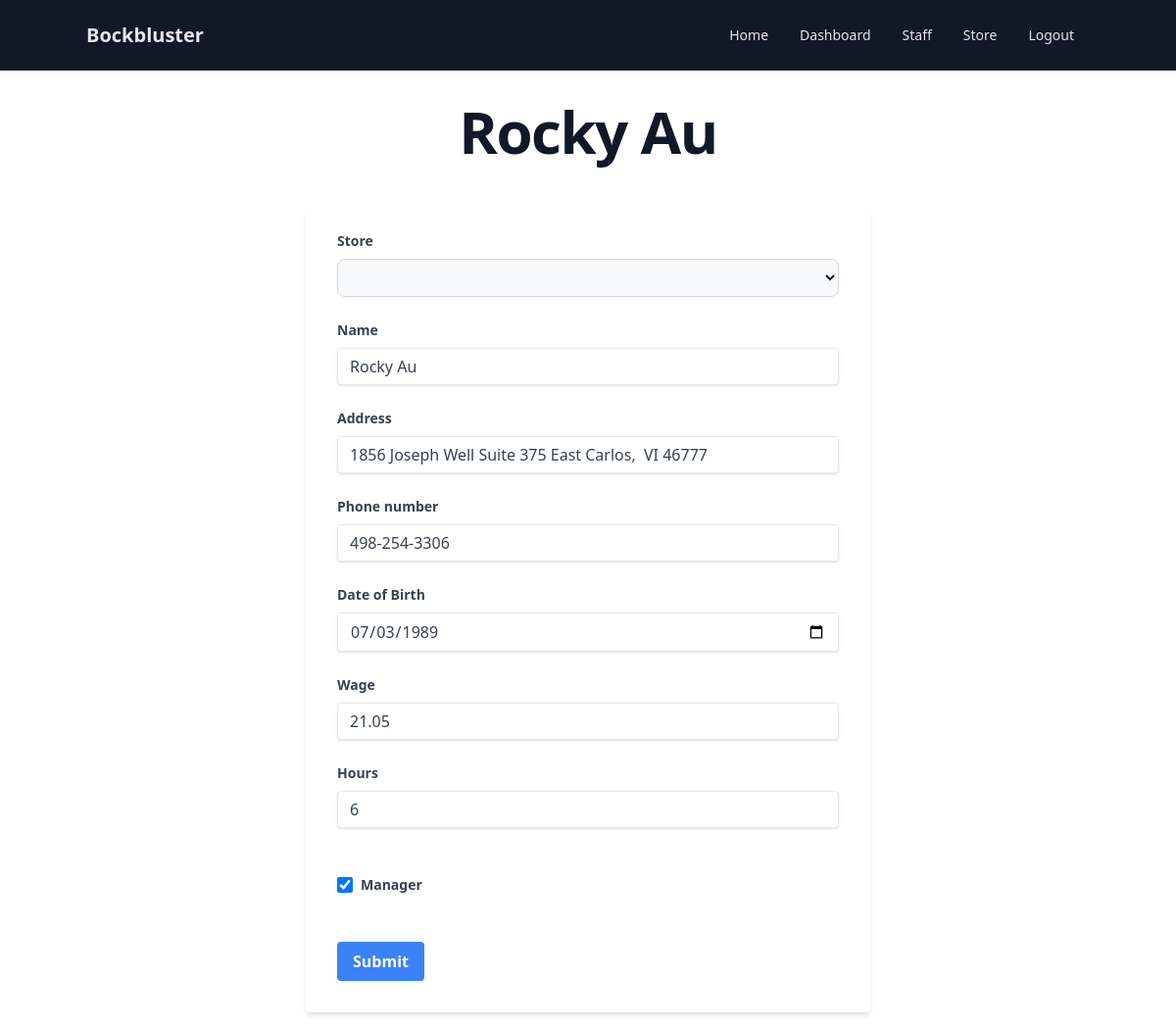
The app's page /update_staff_form.php?ID=4 (signed in) with its own data.
### tables this page shows
create table STAFF(
    ID int auto_increment,
    SID int,
    name varchar(100),
    username varchar(100),
    password varchar(255),
    address varchar(100),
    phone varchar(20),
    dob date,
    wage float(2),
    hours int unsigned,
    manager boolean,
    primary key (ID),
    foreign key (SID) references STORE(SID)
);

### compatibility/fetch.php (called while the page is built)
<?php
    function get($statement)
    {
        $collection = array();
        $count = $statement->num_rows;
        if ($count > 0)
        {
            while ($row = fetch($statement))
            {
                array_push($collection, $row);
            }
            $count = count($collection);
            if ($count > 0)
                return $collection;
            return null;
        }
        return null;
    }
    function fetch($statement)
    {
        if ($statement->num_rows > 0)
        {
            $metadata = $statement->result_metadata();
            $result = array();
            $parameters = array();
            while ($field = $metadata->fetch_field())
            {
                $parameters[] = &$result[$field->name];
            }
            call_user_func_array(
                array($statement, "bind_result"),
                $parameters
            );
            $row = $statement->fetch();
            if ($row)
                return $result;
        }
        return null;
    }
?>

### update_staff_form.php (the view, shortened to what this page needs)
<?php
    include_once("connection.php");
    include_once "compatibility/fetch.php";
    include_once("component/header.php");
    $ID = isset($_GET["ID"]);
    if ($ID) {
        $sql = "select * from STAFF where ID=?";
        $statement = $connection->prepare($sql);
        $statement->bind_param("s", $_GET["ID"]);
        $statement->execute();
        $statement->store_result();
        $employee = fetch($statement);
        $manager = $employee["manager"] ? "checked" : "";
    } else {
        echo "Please enter a staff ID to update.";
        return;
    }
    $sql = "select name, SID from STORE";
    $statement = $connection->prepare($sql);
    $statement->execute();
    $statement->store_result();
    $stores = get($statement);
    $row = isset($stores);
?>
<main>
    <h1 class="mt-8 mb-12 text-4xl font-extrabold tracking-tight leading-none text-gray-900 md:text-5xl lg:text-6xl">
        <a href="update_staff_form.php?ID=<?= $employee["ID"]; ?>"><?= $employee["name"]; ?></a>
    </h1>
    <div class="flex items-center justify-center h-fit">
        <div class="w-full max-w-xl">
            <form action="update_staff.php" method=post class="bg-white shadow-md rounded px-8 pt-6 pb-8 mb-4">
                <?php if ($row): ?>
                    <div class="mb-6">
                        <label class="block text-gray-700 text-sm font-bold mb-2" for="SID">Store</label>
                        <select id="SID" name="SID" class="py-2 px-3 bg-gray-50 border border-gray-300 text-gray-900 text-sm rounded-lg focus:ring-blue-500 focus:border-blue-500 block w-full p-2.5" required>
                            <option selected disabled hidden></option>
                            <?php foreach($stores as $store): ?>
                                <option value=<?= $store["SID"]; ?>><?= $store["name"]; ?></option>
                            <?php endforeach; ?>
                        </select>
                    </div>
                <?php endif; ?>
                <div class="mb-6">
                    <label class="block text-gray-700 text-sm font-bold mb-2" for="name">Name</label>
                    <input class="shadow appearance-none border rounded w-full py-2 px-3 text-gray-700 leading-tight focus:outline-none focus:shadow-outline" id="name" name="name" type="text" value="<?= $employee["name"]; ?>" placeholder="John Doe" required>
                </div>
                <div class="mb-6">
                    <label class="block text-gray-700 text-sm font-bold mb-2" for="dob">Address</label>
                    <input class="shadow appearance-none border rounded w-full py-2 px-3 text-gray-700 leading-tight focus:outline-none focus:shadow-outline" id="address" name="address" type="text" value="<?= $employee["address"]; ?>" placeholder="123 Street NW, Lethbridge, AB" required>
                </div>
                <div class="mb-6">
                    <label class="block text-gray-700 text-sm font-bold mb-2" for="phone">Phone number</label>
                    <input class="shadow appearance-none border rounded w-full py-2 px-3 text-gray-700 leading-tight focus:outline-none focus:shadow-outline" id="phone" name="phone" type="tel" value="<?= $employee["phone"]; ?>" placeholder="403-555-5555" required>
                </div>
                <div class="mb-6">
                    <label class="block text-gray-700 text-sm font-bold mb-2" for="dob">Date of Birth</label>
                    <input class="shadow appearance-none border rounded w-full py-2 px-3 text-gray-700 leading-tight focus:outline-none focus:shadow-outline" id="dob" name="dob" type="date" value="<?= $employee["dob"]; ?>" placeholder="1975-01-01" required>
                </div>
                <div class="mb-6">
                    <label class="block text-gray-700 text-sm font-bold mb-2" for="wage">Wage</label>
                    <input class="shadow appearance-none border rounded w-full py-2 px-3 text-gray-700 leading-tight focus:outline-none focus:shadow-outline" id="wage" name="wage" type="text" value="<?= $employee["wage"]; ?>" placeholder="14.00" required>
                </div>
                <div class="mb-12">
                    <label class="block text-gray-700 text-sm font-bold mb-2" for="hours">Hours</label>
                    <input class="shadow appearance-none border rounded w-full py-2 px-3 text-gray-700 leading-tight focus:outline-none focus:shadow-outline" id="hours" name="hours" type="text" value="<?= $employee["hours"]; ?>" placeholder="8" required>
                </div>
                <div class="mb-12">
                    <div class="flex items-center">
                        <input id="manager" name="manager" type="checkbox" <?= $manager; ?> class="w-4 h-4 text-blue-600 bg-gray-100 rounded border-gray-300 focus:ring-blue-500">
                        <label for="manager" class="ml-2 text-gray-700 text-sm font-bold">Manager</label>
                    </div>
                </div>
                <div class="flex items-center">
                    <button class="bg-blue-500 hover:bg-blue-700 text-white font-bold py-2 px-4 rounded focus:outline-none focus:shadow-outline" type=submit name="submit">Submit</button>
                </div>
            </form>
        </div>
    </div>
</main>
<?php
    include_once("component/footer.php");
?>

### css/index.css (style rules this page uses)
h1 { text-align: center; }

### records on screen
staff: name "Rocky Au", address "1856 Joseph Well Suite 375 East Carlos, VI 46777", phone "498-254-3306", dob "07/03/1989", wage "21.05", hours "6"
